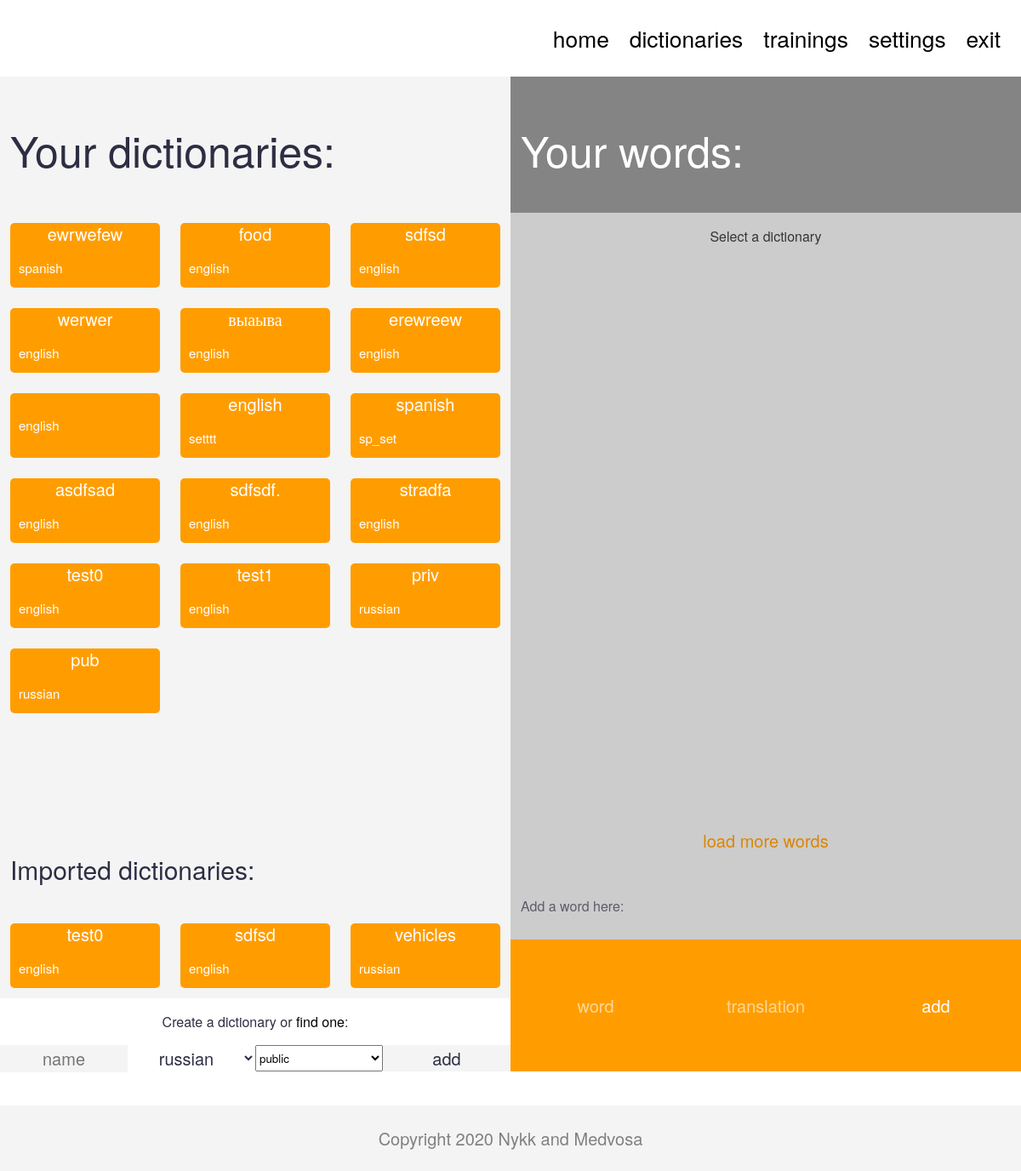
The page /dict (signed in) on the database its author committed.
### models.py (models this page shows, shortened)
class WordSet(Base):
    __tablename__ = 'word_sets'
    id = Column(Integer, primary_key=True)
    name = Column(String)
    owner_id = Column(Integer)
    language = Column(String)
    access_type = Column(Integer)

### __init__.py (the view)
@app.route('/dict')
def dp():
    if 'userId' in ses:
        native_language = session.query(User).filter_by(id=ses['userId']).first().native_language
        lang_code = ''
        for i in LANGUAGES:
            if i[0]==native_language:
                lang_code = i[2]
                break
        sets = session.query(WordSet).filter_by(owner_id=ses['userId']).all()
        set_pairs = session.query(ImportedWordSet, WordSet).join(WordSet, ImportedWordSet.set_id == WordSet.id) \
            .filter(ImportedWordSet.user_id == ses['userId']).all()
        imported_sets = []
        for i in set_pairs:
            imp = i[0]
            orig = i[1]
            imported_sets.append({
                "imported_id": imp.id,
                "original_name": orig.name,
                "language":orig.language
            })
        print(imported_sets)
        return render_template('dictionary.html',
                               email=ses['email'],
                               dictionaries=[i for i in sets],
                               training_names=TRAINING_NAMES,
                               nativeLanguage=native_language,
                               languages=LANGUAGES,
                               langCode=lang_code,
                               imported_sets=imported_sets,)
    return redirect('/')

### __init__.py (called while the page is built, shortened)
@app.context_processor
def load_baseInfo():
    lang = ses.get('lang',None)
    loc_head = None
    loc_body = None
    lh = lambda x:x
    lb = lambda x:x
    if not lang or (lang not in trnsh):
        loc_head = lh
    if not lang or (lang not in trnsb):
        loc_body = lb
        print('halt\n\n\n\n\n')
    return {"loc_head":loc_head,
            "loc":loc_body}

### templates/dictionary.html (shortened to what this page needs)
<!DOCTYPE html>
<html lang="en">
<head>
    <link rel="stylesheet" href="/static/dictionaries.css">
</head>
<body>
    <section style="display: grid; grid-template-rows: 2fr 9.5fr 0.5fr">
        {% include "header.html" %}
        <main>
            <div class="dict-part">
                <div class="title-dicts"><p class="title-p">{{ loc("Your dictionaries") }}:</p></div>
                <div class="existing-dicts" id="dictionaries">
                    {% for dictionary in dictionaries %}
                        <div class='dict-logo' onclick='getDictList("{{ dictionary.name }}")'>
                            <div class="dict-name"> {{ dictionary.name }} </div>
                             <p>{{ dictionary.language }}</p>
                        </div>
                    {% endfor %}
                </div>
                <div class="title-dicts"><p class="title-p" style="font-size:30px">{{ loc ("Imported dictionaries") }}:</p></div>
                <div class="existing-dicts" id="dictionaries">
                    {% for dict in imported_sets %}
                        <div class='dict-logo' onclick="viewImported({{ dict.imported_id }},'{{ dict.original_name }}')">
                            <div class="dict-name"> {{ dict.original_name }} </div>
                            <p>{{ dict.language }}</p>
                        </div>
                    {% endfor %}
                </div>
                <div class="create-comment"><p>{{ loc("Create a dictionary or")}} <a href="/dictSearch">{{ loc("find one")}}</a>:</p></div>
                <div class="create-dicts">
                    <input type="text" id="dictName" placeholder="{{ loc ("name")}}">
                    <select id="dictLanguage">
                        {% for i in languages %}
                        <option>{{i[0]}}</option>
                        {% endfor %}
                    </select>
                    <select id="privacy_type">
                        <option value="0">{{ loc ("public")}}</option>
                    </select>
                    <input id="dict-button" type="button" value="{{ loc ("add") }}" onclick="addDictBtn()">
                </div>
            </div>
            <div class="words-part">
                <div class="title-words"><p class="title-p">{{ loc("Your words") }}:</p></div>
                <div class="select-dict" id="words"><p>{{ loc("Select a dictionary") }}</p></div>
                <div class="load-more">
                    <input type="button" value="{{ loc ("load more words")}}" onclick="loadWordsWithOffset(currentSetName,currentOffset)">
                </div>
                <div class="add-word">
                    <p>{{ loc ("Add a word here") }}:</p>
                </div>
                <div class="input-word">
                    <input type="text" id="spelling" placeholder="{{ loc("word") }}">
                    <input type="text" id="translation" placeholder="{{ loc("translation") }}">
                    <input id="translateButton" type="button" value="{{ loc("add") }}" onclick="addWordBtn()">
                </div>
            </div>
        </main>
        {% include "ending.html" %}

### templates/header.html (shortened to what this page needs)
<header>
            <ul>
                <li><a href="/">{{loc_head("home")}}</a></li>
                <li><a href="/dict">{{loc_head("dictionaries")}}</a></li>
                <li><a href="/train">{{loc_head("trainings")}}</a></li>
                <li><a href="/settings">{{loc_head("settings")}}</a></li>
                <li><a href="/logout">{{loc_head("exit")}}</a></li>
            </ul>
        </header>

### templates/ending.html (shortened to what this page needs)
            <footer>
                Copyright 2020 Nykk and Medvosa
            </footer>
        </section>
    </body>
</html>

### static/dictionaries.css (style rules this page uses)
* { font-family: 'HelveticaNeue'; }
body, html { width: 100vw; height: 100vh; margin: 0; }
section { width: 100vw; height: 100vh; display: grid; grid-template-rows: 160px 9.5fr .5fr; }
main { background-color: #F4F4F4; width: 100vw; display: grid; grid-template-columns: repeat(auto-fit, 50%); align-items: center; }
main > .dict-part { height: 100%; margin-right: auto; display: grid; grid-template-rows: 160px 6fr .5fr .5fr; margin: 0; }
main > div > .title-dicts { display: grid; justify-content: start; align-items: center; }
main > div > .title-dicts > p { font-size: 50px; color: #2D2E43; margin-left: 1vw; }
main > div > .existing-dicts { display: grid; grid-template-columns: repeat(auto-fit, minmax(200px, 1fr)); }
.dict-logo { padding: 10px; color: white; font-size: 15px; border-radius: 5px; background-color: #FF9D00; height: auto; margin: 1vw; display: flex; justify-content: center; flex-direction: column; }
.dict-logo > p { width: 100%; height: auto; }
.dict-name { text-align: center; font-size: 20px; color: white; width: 100%; height: auto; }
main > div > .create-comment { background-color: white; color: #2D2E43; display: grid; justify-content: center; align-items: center; }
main > div > .create-dicts { display: grid; grid-template-columns: repeat(auto-fit, minmax(30px, 1fr)); }
#dictName { height: 96%; margin: 0; border: none; outline: none; background-color: #F4F4F4; font-size: 20px; text-align: center; color: #2D2E43; }
#dictLanguage { height: 100%; margin: 0; border: none; border-radius: none; outline: none; background-color: white; color: #2D2E43; font-size: 20px; text-align: center; }
#dict-button { height: 100%; margin: 0; border: none; outline: none; color: #2D2E43; background-color: #F4F4F4; font-size: 20px; text-align: center; }
main > .words-part { height: 100%; margin-left: auto; display: grid; grid-template-rows: 160px 4.5fr .5fr .5fr 1fr; margin: 0; }
main > .words-part > .title-words { background-color: #848484; display: grid; justify-content: start; align-items: center; }
main > .words-part > .title-words > p { font-size: 50px; color: white; margin-left: 1vw; }
main > .words-part > .select-dict { background-color: #cccccc; display: grid; grid-template-columns: repeat(auto-fit, minmax(200px, 1fr)); }
main > .words-part > .select-dict > p { color: #353535; display: grid; justify-content: center; align-items: center; }
main > .words-part > .load-more { background-color: #cccccc; display: grid; justify-content: center; align-items: center; }
main > .words-part > .load-more > input { height: 100%; width: 100%; border: none; font-size: 20px; background-color: transparent; color: #db8505; cursor: pointer; }
main > .words-part > .add-word { background-color: #cccccc; display: grid; justify-content: start; align-items: center; }
main > .words-part > .add-word > p { margin-left: 1vw; color: #2D2E43; opacity: .7; }
main > .words-part > .input-word { display: grid; grid-template-columns: repeat(auto-fit, minmax(30px, 1fr)); }
main > .words-part > .input-word > input { background-color: #ff9D00; color: white; margin: 0; height: 100%; border: none; font-size: 20px; outline: none; height:calc(100% - 2px) }
#translateButton { height: 100%; }
main > .words-part > .input-word > #translation { background-color: #FF9D00; border: none; }
#spelling::placeholder, #translation::placeholder { color: white; opacity: .6; text-align: center; }
#dictionaries { grid-template-rows: repeat(auto-fit, minmax(10px,100px)); }
#words { grid-template-rows: repeat(auto-fit, minmax(10px,50px)); }
footer { display: flex; justify-content: center; background-color: #F4F4F4; margin-top: 40px; }

### rows shown on the page
WordSet: name "ewrwefew", language "spanish"
WordSet: name "food", language "english"
WordSet: name "sdfsd", language "english", original_name "sdfsd"
WordSet: name "werwer", language "english"
WordSet: name "выаыва", language "english"
WordSet: name "erewreew", language "english"
WordSet: language "english"
WordSet: name "english", language "setttt"
WordSet: name "spanish", language "sp_set"
WordSet: name "asdfsad", language "english"
WordSet: name "sdfsdf.", language "english"
WordSet: name "stradfa", language "english"
WordSet: name "test0", language "english", original_name "test0"
WordSet: name "test1", language "english"
WordSet: name "priv", language "russian"
WordSet: name "pub", language "russian"
WordSet: original_name "vehicles", language "russian"

### other values the page prints
{{ loc_head("home") }} "home"
{{ loc_head("dictionaries") }} "dictionaries"
{{ loc_head("trainings") }} "trainings"
{{ loc_head("settings") }} "settings"
{{ loc_head("exit") }} "exit"
{{ loc("Your dictionaries") }} "Your dictionaries"
{{ loc ("Imported dictionaries") }} "Imported dictionaries"
{{ loc("Create a dictionary or") }} "Create a dictionary or"
{{ loc("find one") }} "find one"
{{ loc("Your words") }} "Your words"
{{ loc("Select a dictionary") }} "Select a dictionary"
{{ loc ("Add a word here") }} "Add a word here"
form field value "russian"
form field value "public"
